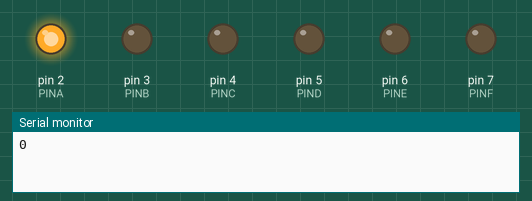
A sketch run on a simulated Arduino Uno, built with avr-gcc and run on an emulated ATmega328P. Parts: output pins drawn as LEDs (lit = HIGH), the last lines printed to the serial monitor.

Above: at 0.3 s.
At 0.7 s:
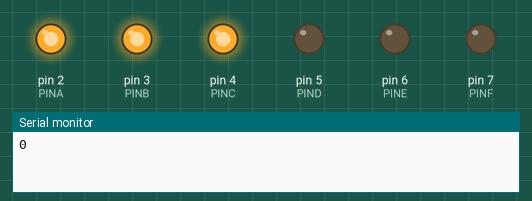
At 1.5 s:
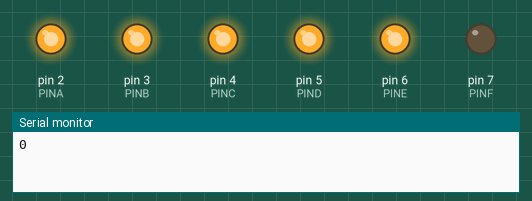
At 2.6 s:
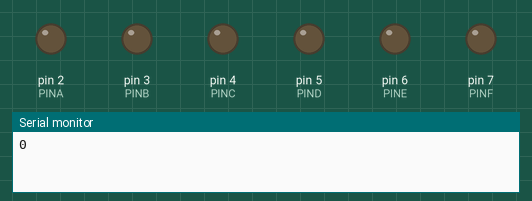
At 4.3 s:
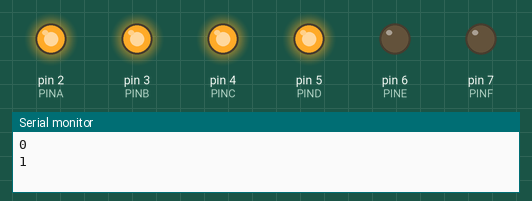
At 5.7 s:
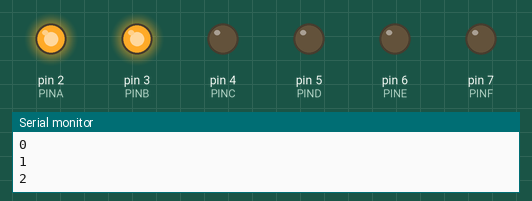
Timing chart, 0 to 6.0 s (numbered marks = the images above):
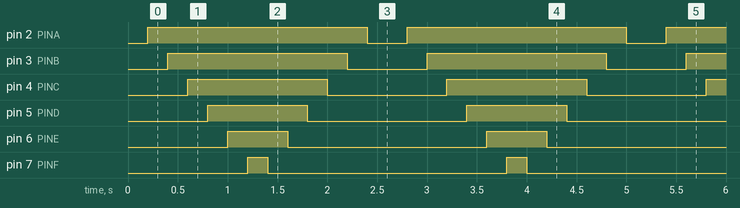

Measured:
- by itself, pin 2 (PINA): alternates HIGH for 2.2 s and LOW for 0.40 s, 10 changes in all, then stays LOW
- by itself, pin 3 (PINB): alternates HIGH for 1.8 s and LOW for 0.80 s, 10 changes in all, then stays LOW
- by itself, pin 4 (PINC): alternates HIGH for 1.4 s and LOW for 1.2 s, 10 changes in all, then stays LOW
- by itself, pin 5 (PIND): alternates HIGH for 1.0 s and LOW for 1.6 s, 10 changes in all, then stays LOW
- by itself, pin 6 (PINE): alternates HIGH for 0.60 s and LOW for 2.0 s, 10 changes in all, then stays LOW
- by itself, pin 7 (PINF): alternates HIGH for 0.20 s and LOW for 2.4 s, 10 changes in all, then stays LOW

The sketch:

LUCESAUTOFANTASTICO.ino
```cpp
#define PINA 2
#define PINB 3
#define PINC 4
#define PIND 5
#define PINE 6
#define PINF 7
int estado;
void setup() {
  // put your setup code here, to run once:
  Serial.begin(9600);
  pinMode(PINA,OUTPUT);
  pinMode(PINB,1);
  pinMode(PINC,1);
  pinMode(PIND,1);
  pinMode(PINE,1);
  pinMode(PINF,1);


}

void loop() {
  // put your main code here, to run repeatedly:
if (estado ==0){
    for(int x=0; x<5; x++){
      Serial.println(x);
      delay(200);
      digitalWrite(PINA,1);
       delay(200);
      digitalWrite(PINB,1);
      delay(200);
      digitalWrite(PINC,1);
      delay(200);
      digitalWrite(PIND,1);
      delay(200);
      digitalWrite(PINE,1);
      delay(200);
      digitalWrite(PINF,1);
      delay(200);
      digitalWrite(PINF,0);
      delay(200);
      digitalWrite(PINE,0);
      delay(200);
      digitalWrite(PIND,0);
      delay(200);
      digitalWrite(PINC,0);
      delay(200);
      digitalWrite(PINB,0);
      delay(200);
      digitalWrite(PINA,0);
       delay(200);
    }
  estado =1;
  }
}
```
